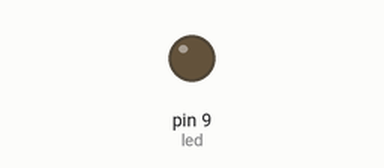
A sketch run on a simulated Arduino Uno, built with avr-gcc and run on an emulated ATmega328P. Shown: output pins drawn as LEDs (lit = HIGH).

Above: at 0.05 s.
At 2.35 s:
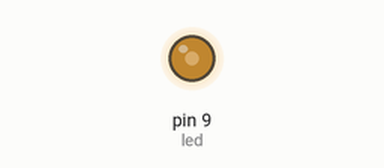
At 4.65 s:
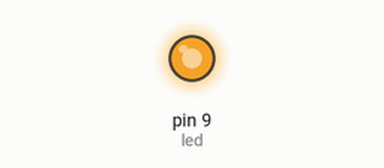
At 9.3 s:
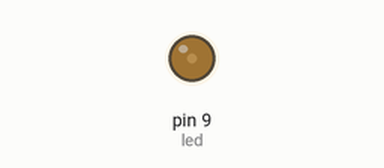
Timing chart, 0 to 13.3 s (numbered marks = the images above):
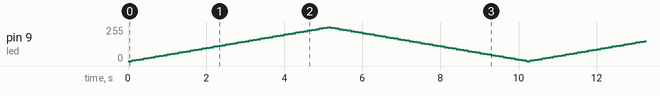

The sketch:

second_rogram.ino
```cpp
int led = 9;
int svitivost = 0; //Rozsah PWM = 0 ~ 255
int krok = 5;

void setup() {
  // put your setup code here, to run once:
  pinMode(led, OUTPUT);
}

void loop() {
  // put your main code here, to run repeatedly:
  analogWrite(led, svitivost);

  svitivost += krok;
  //if (svitivost == 255) {
  //  krok = -5;
  //} else if (svitivost == 0) {
  //  krok = 5;
  //}

  if (svitivost == 255 || svitivost == 0) {
    krok = -krok;
  }

  delay(100);
}
```
